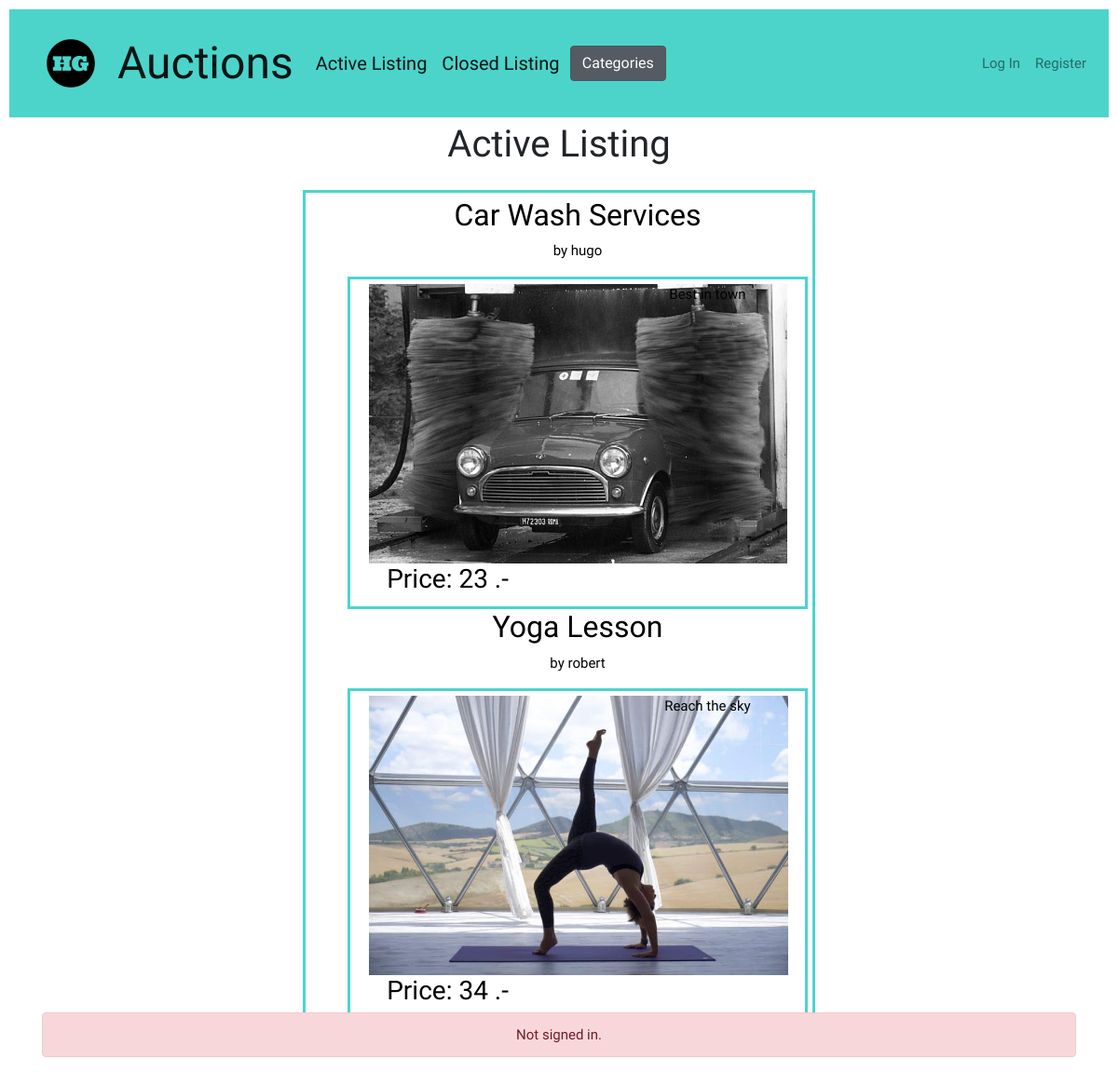
The page / on the database its author committed.
### auctions/models.py (models this page shows, shortened)
class Listing(models.Model):
    INACTIVE = 0
    ACTIVE = 1
    STATUS = (
        (INACTIVE, _('Inactive')),
        (ACTIVE, _('Active')),
    )
    HEALTH = 1
    MOTOR = 2
    FOOD = 3
    CAT_TYPE = (
        (HEALTH, _('HEALTH')),
        (MOTOR, _('MOTOR')),
        (FOOD, _('FOOD')),
    )
    name = models.CharField(max_length=50)
    initial_price = models.IntegerField()
    user = models.ForeignKey(settings.AUTH_USER_MODEL, default= 1, on_delete=models.CASCADE)
    category = models.IntegerField(choices=CAT_TYPE, default=None, blank=True, null=True)
    description = models.CharField(max_length=100)
    date = models.DateTimeField(auto_now=True)
    active = models.IntegerField(default=1, choices=STATUS)
    image = models.ImageField(upload_to='images', default='images', blank=True, null=True)
    watchlist = models.ForeignKey(watchlist , on_delete=models.CASCADE, blank=True, null=True)
    winner = models.IntegerField(blank=True, null=True)
    comment = models.ManyToManyField(Comment , blank=True)
    def comments_all(self):
        return ', '.join([a.comment_all for a in self.comment.all()])
    comments_all.short_description = "comments_all"

class User(AbstractUser):
    pass

### auctions/views.py (the view)
# urls.py: path("", views.index, name="index"),
def index(request):
    all_entries = Listing.objects.all()
    return render(request, "auctions/index.html", {'all_entries': all_entries} )

### auctions/templates/auctions/index.html (shortened to what this page needs)
{% extends "auctions/layout.html" %}
{% block body %}
{% load static %}
<h1>Active Listing</h1>
<div class="center">
    <div class="left-inside">
<ul>
    {% for listing in all_entries %}
        {% if listing.active == 1 %}
        <a  href="{% url 'listingpage' pk=listing.id %}">
        <h2>{{ listing.name }}</h2>
        <p>by {{ listing.user }}</p>
        <div class="row" >
            <div class="col-xs-9 col-md-7">
                {% if listing.image %}
                    <img src="{{ listing.image.url }}" style="max-height:300px" alt="{{ listing.name }}">
                {% endif %}
            </div>
            <div class="col-xs-3 col-md-5">
                {{ listing.description }}
            </div>
            <div class="col-xs-3 col-md-5">
                <h3>Price: {{ listing.initial_price }} .- </h3>
            </div>
        </div>
        </a>
        {% endif %}
    {% endfor %}
</ul>
    </div>
        </div>
{% endblock %}

### auctions/templates/auctions/layout.html (shortened to what this page needs)
{% load static %}
<!DOCTYPE html>
<html lang="en">
    <head>
        <link rel="stylesheet" href="https://stackpath.bootstrapcdn.com/bootstrap/4.4.1/css/bootstrap.min.css">
        <link href="{% static 'auctions/styles.css' %}" rel="stylesheet">
    </head>
    <body>
        <nav class="navbar navbar-expand-lg navbar-light" style="background-color:#4CD4CB;">
            <img src="{% static 'auctions/HG-logo.png' %}" width="100" height="100" alt="">
            <a class="navbar-brand" href="#" style="font-family: 'Ultra', serif;font-weight: 400; font-size: 48px;">Auctions </a>
        <div class="navbar-collapse collapse w-100 order-1 order-md-0 dual-collapse2">
                <ul class="navbar-nav mr-auto" style="font-family: 'Ultra'; font-style: light-Italic; font-weight: 100; font-size: 20px;">
                <li class="nav-item active">
                    <a class="nav-link" href="{% url 'index' %}">Active Listing <span class="sr-only">(current)</span></a>
                </li>
                <li class="nav-item active">
                    <a class="nav-link" href="{% url 'closed' %}">Closed Listing <span class="sr-only">(current)</span></a>
                </li>
                </ul>
        </div>
        <div class="navbar-collapse collapse w-100 order-1 order-md-0 dual-collapse2">
            <ul class="navbar-nav mr-auto" style="font-family: 'Ultra'; font-style: light-Italic; font-weight: 50; font-size: 5px;">
            <li class="nav-item">
                <a href="{% url 'categories' %}" class="btn btn-secondary active" role="button" aria-pressed="true">Categories</a>
            </li>
            </ul>
        </div>
        <div class="navbar-collapse collapse w-100 order-3 dual-collapse2">
            <ul class="navbar-nav ml-auto" id="right-links" style="font-family: 'Ultra'; font-style: light-italic; font-weight: 50;">
            {% if user.is_authenticated %}
                <li class="nav-item">
                    <a class="nav-link" href="{% url 'logout' %}">Log Out</a>
                </li>
            {% else %}
                <li class="nav-item">
                    <a class="nav-link" href="{% url 'login' %}">Log In</a>
                </li>
                <li class="nav-item">
                    <a class="nav-link" href="{% url 'register' %}">Register</a>
                </li>
            {% endif %}
            </ul>
        </div>
        </nav>
        {% block body %}
        {% endblock %}
        <footer class="footer">
            <div class="container" style="font-family: 'Ultra'; font-style: light-italic; font-weight: 50;">
                <div>
                    {% if user.is_authenticated %}
                        <div class="alert alert-success" role="alert">
                        Signed in as <strong>{{ user.username }}</strong>.
                        </div>
                    {% else %}
                    <div class="alert alert-danger" role="alert">
                        Not signed in.
                    </div>
                    {% endif %}
                </div>
            </div>
          </footer>
    </body>
</html>

### auctions/static/auctions/styles.css (style rules this page uses)
body { padding: 10px; font-family: 'Ultra'; font-style: light-Italic; font-weight: 50; font-size: 15px; }
footer { position: fixed; left: 0; bottom: 0; width: 100%; background-color:white; color: white; text-align: center; }
.center,h1 { margin: auto; width: 50%; padding: 20px; }
.center-inside,h1 { text-align:center; padding:5px; margin:0 auto; }
.left-inside, .row { text-align: center; padding: 5px; margin: 0 auto; border: 3px solid #4CD4CB; }
a:link { text-decoration: none; color: black; }

### rows shown on the page
Listing: name "Car Wash Services", user "hugo", image (picture), description "Best in town", initial_price "23"
Listing: name "Yoga Lesson", user "robert", image (picture), description "Reach the sky", initial_price "34"
